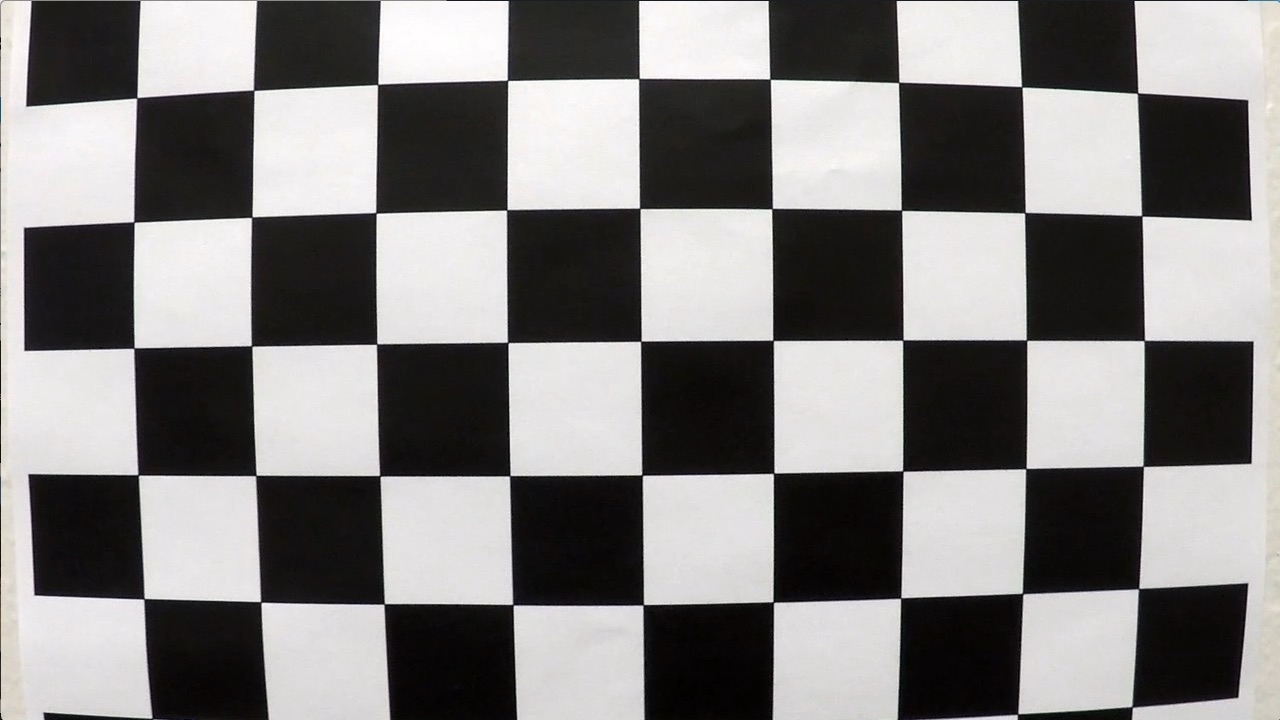
#> input picture proj_advanced_lane_finding/camera_cal/calibration1.jpg, 1280 x 720 px; its folder holds 4 pictures in this run
$ jupyter execute --allow-errors solutions_class.ipynb   (shell and % lines are left out)   (older library calls are emulated)
#> lines starting #> are read from the running program, lines starting #| are printed output that depends on the picture; after the words box and inside, x2 and y2 are one past the last pixel; in counts of white or black regions, pixels touching at a corner belong together
## Advanced Lane Finding Project

The goals / steps of this project are the following:

* Compute the camera calibration matrix and distortion coefficients given a set of chessboard images.
* Apply a distortion correction to raw images.
* Use color transforms, gradients, etc., to create a thresholded binary image.
* Apply a perspective transform to rectify binary image ("birds-eye view").
* Detect lane pixels and fit to find the lane boundary.
* Determine the curvature of the lane and vehicle position with respect to center.
* Warp the detected lane boundaries back onto the original image.
* Output visual display of the lane boundaries and numerical estimation of lane curvature and vehicle position.

---
## 1.  compute the camera calibration using chessboard images

[cell 1]
import numpy as np
import cv2
import glob
import matplotlib.pyplot as plt

def get_calibration_mtx():
    # prepare object points, like (0,0,0), (1,0,0), (2,0,0) ....,(6,5,0)
    objp = np.zeros((6*9,3), np.float32)
    objp[:,:2] = np.mgrid[0:9,0:6].T.reshape(-1,2)

    # Arrays to store object points and image points from all the images.
    objpoints = [] # 3d points in real world space
    imgpoints = [] # 2d points in image plane.

    # Make a list of calibration images
    images = glob.glob('../camera_cal/calibration*.jpg')

    # Step through the list and search for chessboard corners
    for fname in images:
        img = cv2.imread(fname)
#> img is the input picture: shape (720, 1280, 3); mean B, G, R 127.8, 128.4, 130.1
        gray = cv2.cvtColor(img,cv2.COLOR_BGR2GRAY)

        # Find the chessboard corners
        ret, corners = cv2.findChessboardCorners(gray, (9,6),None)
#> ret = False; corners = None

        # If found, add object points, image points
        if ret == True:
            objpoints.append(objp)
            imgpoints.append(corners)

            # Draw and display the corners
            img = cv2.drawChessboardCorners(img, (9,6), corners, ret)
            cv2.imshow('img',img)
            cv2.waitKey(500)
#> pass 2 of the loop in get_calibration_mtx, `for fname in images:`:
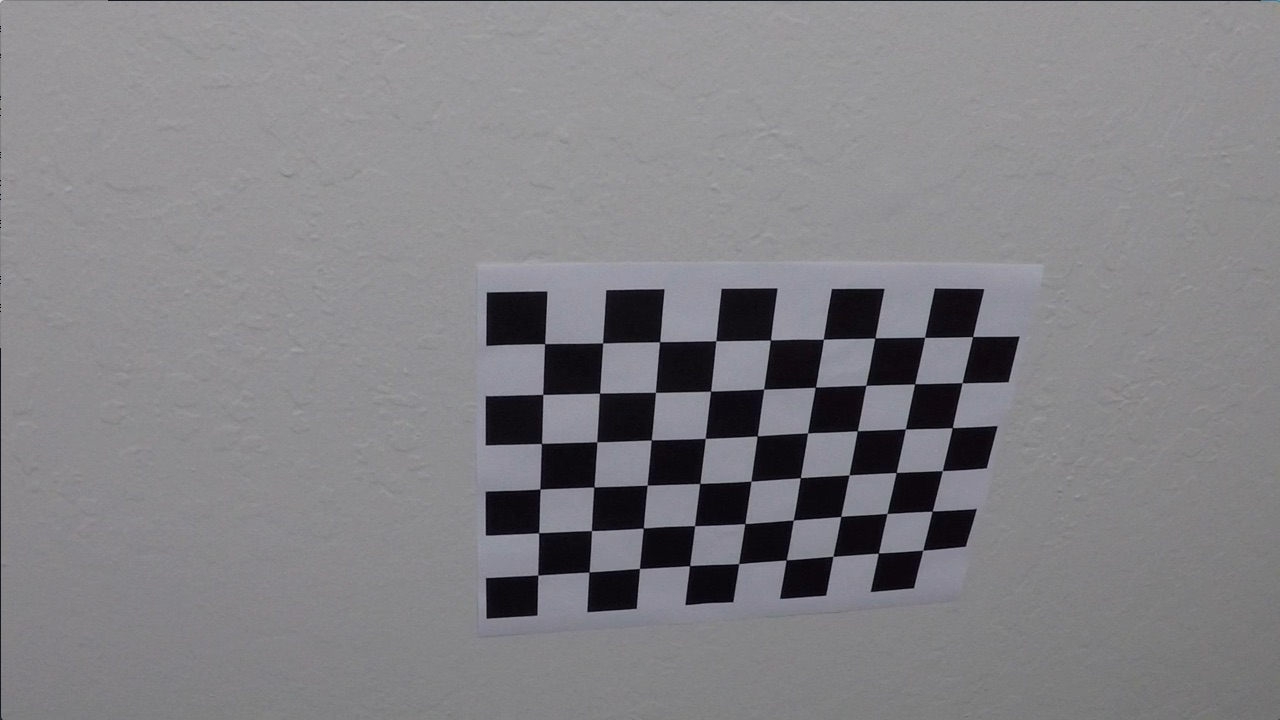
#> input picture proj_advanced_lane_finding/camera_cal/calibration10.jpg, 1280 x 720 px
#> in get_calibration_mtx, img is the input picture: shape (720, 1280, 3); mean B, G, R 133.1, 129.4, 130.2
#> ret = True; corners = 54 rows, first 8: [545.3, 343.1], [602.7, 342.8], [660.1, 341.3], [715.8, 340.7], [770.6, 340], [823.5, 339.2], [874.3, 338.5], [925.1, 337.4]
#> in get_calibration_mtx, `img = cv2.drawChessboardCorners(img, (9,6), corners, ret)`:
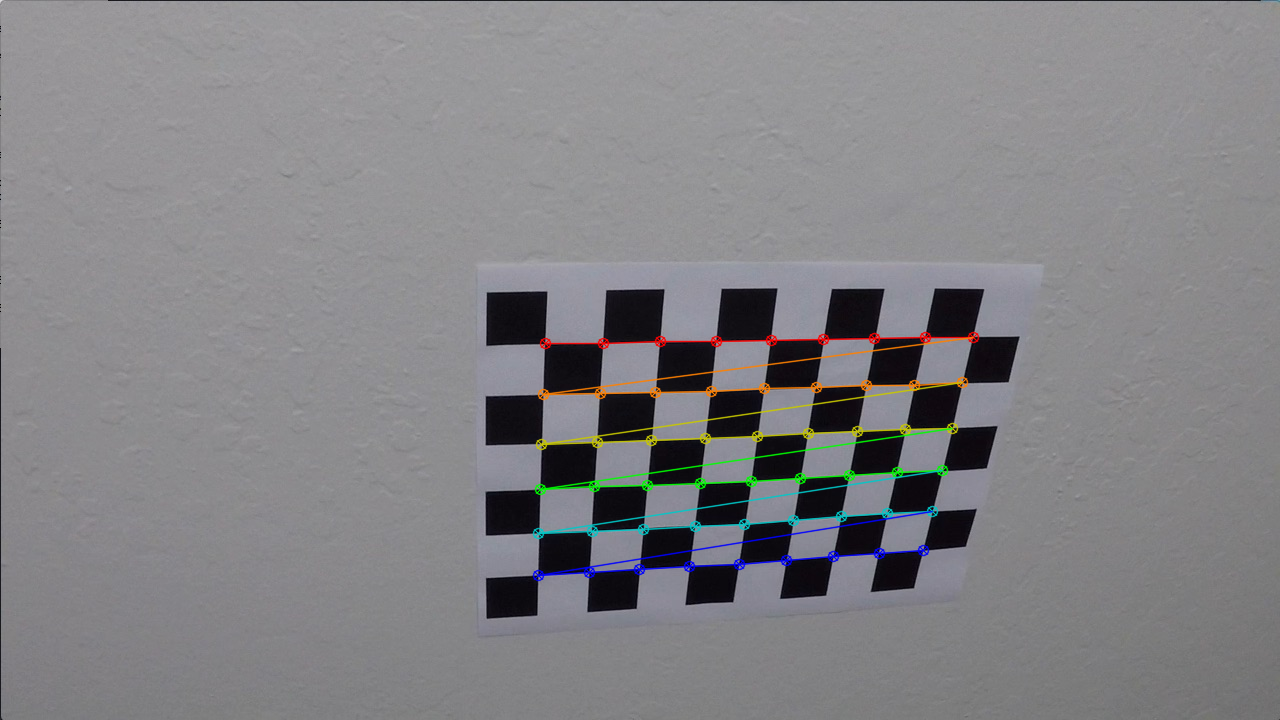
#> img: shape (720, 1280, 3); 1.91% of pixels changed, all inside (x1, y1, x2, y2) = (532, 331, 980, 582)

    cv2.destroyAllWindows()

    ret, mtx, dist, rvecs, tvecs = cv2.calibrateCamera(objpoints, imgpoints, gray.shape[::-1], None, None)
    return mtx, dist

### Computer camera calibration matrix, and store it

[cell 2]
mtx, dist = get_calibration_mtx()

import pickle
with open('dump.pkl', 'wb') as f:
    pickle.dump(
        {
            'mtx': mtx,
            'dist': dist,
        }, f, pickle.HIGHEST_PROTOCOL)

### reload the previously loaded calibration result

[cell 3]
import pickle
with open('dump.pkl', 'rb') as f:
    pickle_data = pickle.load(f)
    mtx = pickle_data['mtx']
    dist = pickle_data['dist']

## 2. use the calibration for new image testing

[cell 4]
import numpy as np

def testimg_calibration(mtx, dist):
    images = glob.glob('../camera_cal/calibration*.jpg')
    testidx = np.random.randint(0, len(images))
    print('test on image file ', images[testidx])
    img = cv2.imread(images[testidx])

    dst = cv2.undistort(img, mtx, dist, None, mtx)
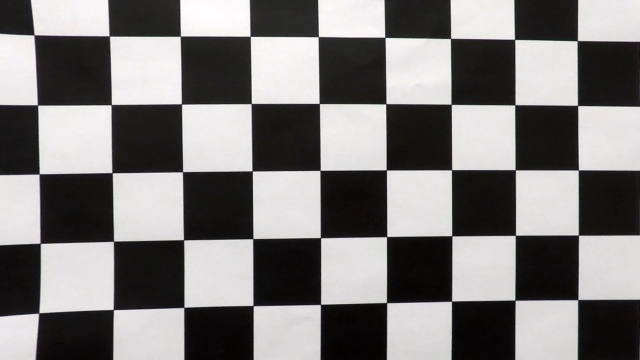
#> dst: shape (720, 1280, 3) (shown at 1/2 size); mean B, G, R 123.2, 123.7, 125.3

    f, (ax1, ax2) = plt.subplots(1, 2, figsize=(24, 9))
    f.tight_layout()
    ax1.imshow(img)
    ax1.set_title('Original Image', fontsize=50)
    ax2.imshow(dst)
    ax2.set_title('Undistorted Image', fontsize=50)
    plt.subplots_adjust(left=0., right=1, top=0.9, bottom=0.)

[cell 5]
testimg_calibration(mtx, dist)

## 3 Apply a perspective transform to rectify binary image ("birds-eye view").
find a proper image to do the perspective transform

[cell 6]
import os
def get_perspective_transform_mtx():
    pers_img = os.path.join('..', 'test_images', 'straight_lines1.jpg')
    print(pers_img)
    img = cv2.imread(pers_img)
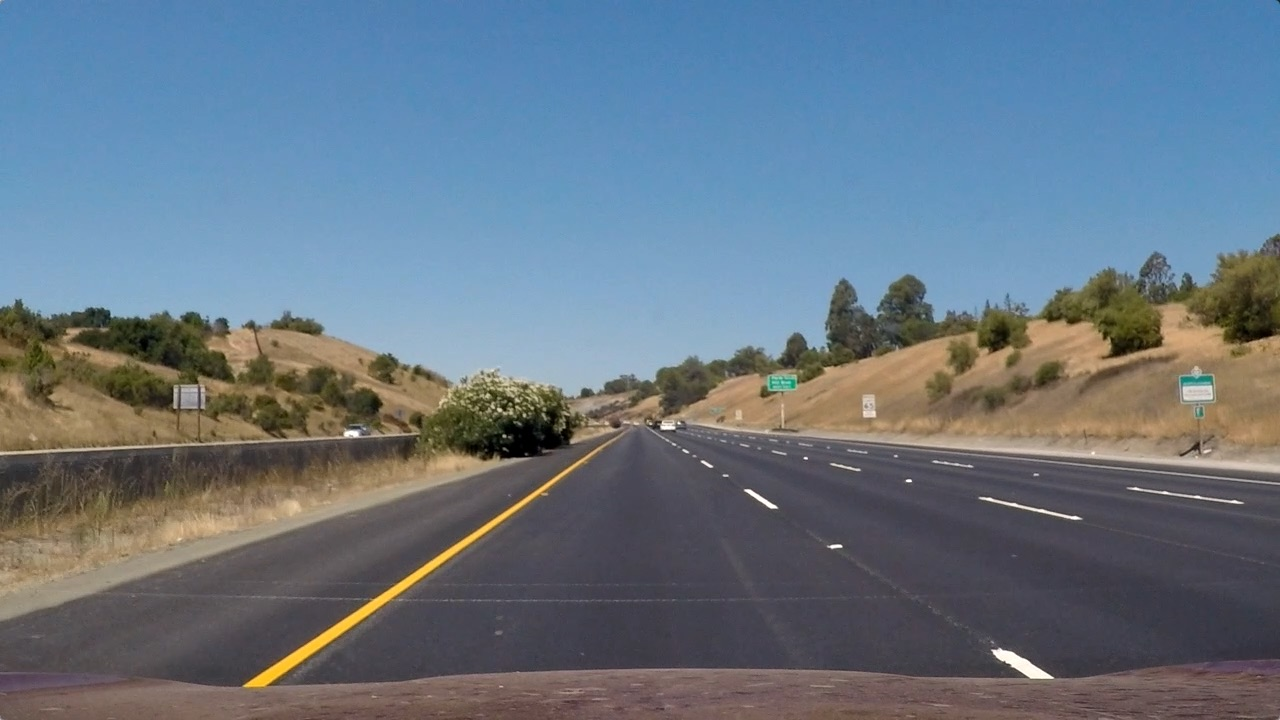
#> input picture proj_advanced_lane_finding/test_images/straight_lines1.jpg, 1280 x 720 px
#> img is the input picture: shape (720, 1280, 3); mean B, G, R 131.2, 117.7, 103.2
    plt.imshow(cv2.cvtColor(img, cv2.COLOR_BGR2RGB))
    src = np.float32([[603, 444], [675, 444], [1050, 688], [253, 688]])
    dst = np.float32([[250, 0], [1050, 0], [1050, 700], [250, 700]])
    '''
          0   1
           ---
          /   \
         /     \
        /       \
        ---------
       3         2
    '''
    plt.plot(*src[0], '.', color = 'r')
    plt.plot(*src[1], '.', color = 'r')
    plt.plot(*src[2], '.', color = 'r')
    plt.plot(*src[3], '.', color = 'r')
    plt.plot(*dst[0], 'x', color = 'y')
    plt.plot(*dst[1], 'x', color = 'y')
    plt.plot(*dst[2], 'x', color = 'y')
    plt.plot(*dst[3], 'x', color = 'y')

    # computer the perspective transformation matrix
    M = cv2.getPerspectiveTransform(src, dst)
    Minv = cv2.getPerspectiveTransform(dst, src)
    return M, Minv

### calculate perspective transformation info and save them in a pickle file

[cell 7]
M, Minv = get_perspective_transform_mtx()

import pickle
with open('dump2.pkl', 'wb') as f:
    pickle.dump(
        {
            'M': M,
            'Minv': Minv,
        }, f, pickle.HIGHEST_PROTOCOL)
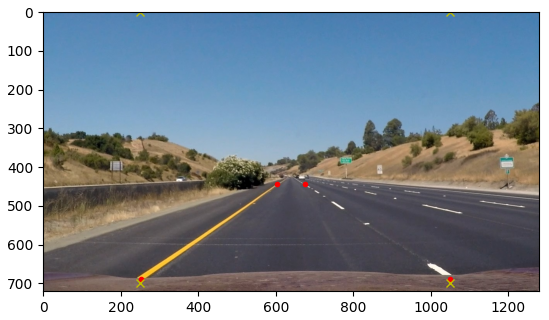
#> figure drawn by matplotlib, 1 panel

### reload perspective transformation info from previously saved pickle file

[cell 8]
import pickle
with open('dump2.pkl', 'rb') as f:
    pickle_data = pickle.load(f)
    M = pickle_data['M']
    Minv = pickle_data['Minv']

test and check the perspective transformation

[cell 9]
def testimg_perspective_transform(m):
    # do transformation on the test image
    # check the final warped image after perspective transformation
    imgname = os.path.join('..', 'test_images', 'straight_lines1.jpg')
    img = cv2.imread(imgname)
    img_size = img.shape[1], img.shape[0]
    warped = cv2.warpPerspective(img, M, img_size, flags=cv2.INTER_LINEAR)
    plt.imshow(cv2.cvtColor(warped, cv2.COLOR_BGR2RGB))

[cell 10]
testimg_perspective_transform(M)

## 4. Use color transforms, gradients, etc., to create a thresholded binary image.
define a function called bin img selection

#> (a cell that did not finish here is left out)

### test build_binary_img function

[cell 12]
def testimg_build_binary():
    images = glob.glob('../test_images/*.jpg')
    testidx = np.random.randint(0, len(images))
    print('testing the binary img build function on test image ', images[testidx])
    imgraw = cv2.imread(images[testidx])
    img_undistort = cv2.undistort(imgraw, mtx, dist, None, mtx)

    img0 = cv2.warpPerspective(img_undistort, M, (img_undistort.shape[1], img_undistort.shape[0]), flags=cv2.INTER_LINEAR)

    img1, img2, img3 = build_binary_img(img0, rawtype = 'rgb' )
    img4, img5, img6 = build_binary_img(img0, rawtype = 'rgb', orient = 'y', colorspace = 'L')

    f, ax = plt.subplots(3, 3, figsize=(48, 18))
    f.tight_layout()
    ax[0][0].imshow(cv2.cvtColor(imgraw, cv2.COLOR_BGR2RGB))
    ax[0][0].set_title('Original Image', fontsize=32)

    ax[0][1].imshow(cv2.cvtColor(img_undistort, cv2.COLOR_BGR2RGB))
    ax[0][1].set_title('un-distorted  img', fontsize=32)

    ax[0][2].imshow(cv2.cvtColor(img0, cv2.COLOR_BGR2RGB))
    ax[0][2].set_title('perspective transformed img', fontsize=32)

    ax[1][0].imshow(img1, cmap = 'gray')
    ax[1][0].set_title('gray sobel x Image', fontsize=32)

    ax[1][1].imshow(img2, cmap = 'gray')
    ax[1][1].set_title('s color channel Image', fontsize=32)

    ax[1][2].imshow(img3, cmap = 'gray')
    ax[1][2].set_title('combin gray sobel x and S channel Image', fontsize=32)

    ax[2][0].imshow(img4, cmap = 'gray')
    ax[2][0].set_title('gray sobel y Image', fontsize=32)

    ax[2][1].imshow(img5, cmap = 'gray')
    ax[2][1].set_title('L color channel image', fontsize=32)

    ax[2][2].imshow(img6, cmap = 'gray')
    ax[2][2].set_title('combin gray sobel y and L channel Image', fontsize=32)

    plt.subplots_adjust(left=0.1, right=1, top=0.9, bottom=0, wspace=None, hspace=0.4)

    # img, img0 are color imgs
    # img1, img2, img3 are gray imgs
    return imgraw, img_undistort, img3

#> (a cell that did not finish here is left out)

### 5. Detect lane pixels and fit to find the lane boundary.

[cell 14]
# [7 lines left out: function get_histogram, not called in this run]

#> (a cell that did not finish here is left out)

### using the binary image to get the xm_per_pix and ym_per_pix

[cell 16]
def get_xm_per_pix():
    # we use a straight line img, e.g., test_imgs/straignt_lines1.jpg for calc
    # 1. do un-distortion
    # 2. perspective change
    # 3. get the left and right lane distance by pixel
    # 4. comparing with the real value, we assume 3.5m,
    # return the xm_per_pix
    imgname = os.path.join('..', 'test_images', 'straight_lines1.jpg')
    img = cv2.imread(imgname)
    img_size = img.shape[1], img.shape[0]
    dst = cv2.undistort(img, mtx, dist, None, mtx)
    warped = cv2.warpPerspective(dst, M, img_size, flags=cv2.INTER_LINEAR)
    gray = cv2.cvtColor(warped, cv2.COLOR_RGB2GRAY)
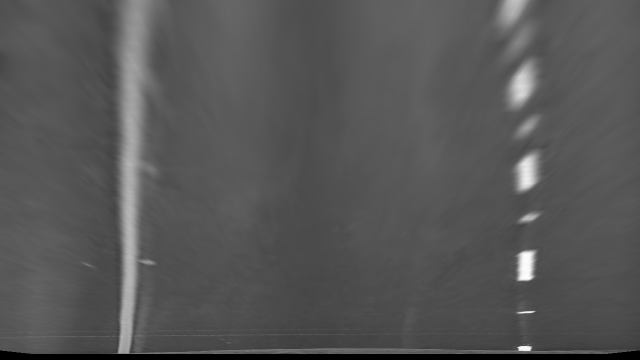
#> gray: shape (720, 1280) (shown at 1/2 size); min 0, max 254, mean 86.1

    color_thresh = (170, 255)
    sobel_thresh = (20, 100)

    sobelx = Sobel(gray, cv2.CV_64F, 1, 0)
    sobelx = np.uint8(255*sobelx/np.max(sobelx))
    sobel_bin = np.zeros_like(sobelx)
    sobel_bin[(sobelx >= sobel_thresh[0]) & (sobelx <= sobel_thresh[1])] = 255


    hls = cv2.cvtColor(warped, cv2.COLOR_BGR2HLS)
    s = hls[:,:,2]

    plt.imshow(sobel_bin, cmap = 'gray')
    hist = get_histogram(sobel_bin)

    midpoint = np.int(hist.shape[0]/2)
    leftx_base = np.argmax(hist[:midpoint])
    rightx_base = np.argmax(hist[midpoint:]) + midpoint
    lane_line_pixel = rightx_base - leftx_base
    lane_line_meter = 3.7
    xm_per_pixel = lane_line_meter / lane_line_pixel
    print('lane line in pixel',lane_line_pixel)
    print('lane line in meter', 3.7)
    print('xm_per_pixel ', xm_per_pixel)
    return xm_per_pixel
#> (the rest of this cell did not finish here and is left out)
